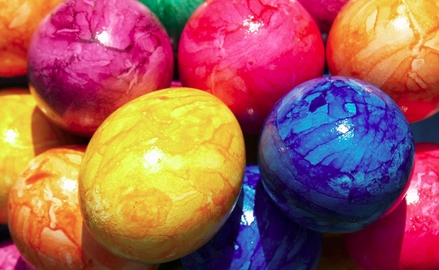
%> input picture pic1.jpg, 439 x 270 px
$ octave textlast.m   (GNU Octave 9; MATLAB toolbox functions it lacks are replaced by stand-ins)
%> lines starting %> are read from the running program, lines starting %| are printed output that depends on the picture

%cover image
clear all;
close all;
clc;
a1=imread('pic1.jpg');
%> a1 is the input picture: size 270x439x3 uint8; mean R, G, B 161.2, 91.8, 87.6
figure(),imshow(a1),title('cover image');
a=a1(:,:,1);
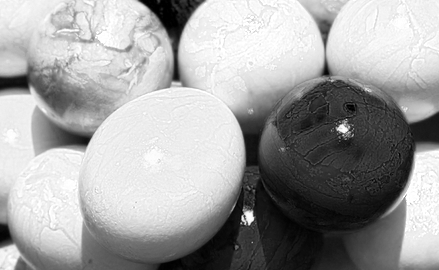
%> a: size 270x439 uint8; min 0, max 255, mean 161.2
t1=a1(:,:,2);
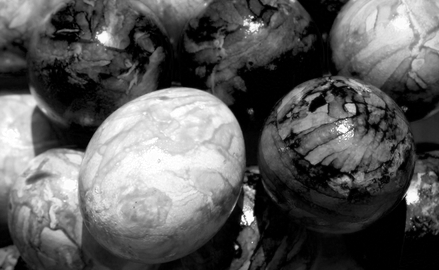
%> t1: size 270x439 uint8; min 0, max 255, mean 91.8
t2=a1(:,:,3);
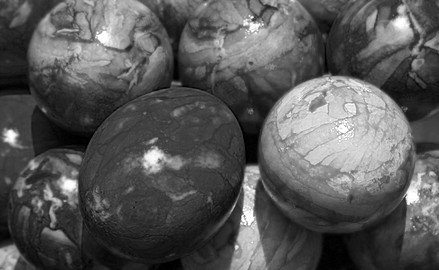
%> t2: size 270x439 uint8; min 0, max 255, mean 87.6
%a=rgb2gray(a1);
[r,c]=size(a);
%> r = 270; c = 439
a=im2double(a);
%> a: size 270x439 double
a=a*255;
b=8;
n1=(floor(r/(b)))*b;
%> n1 = 264
n2=(floor(c/b))*b;
%> n2 = 432
a=imresize(a,[n1,n2]);
%> a: size 264x432 double
t1=imresize(t1,[n1,n2]);
%> t1: size 264x432 uint8
t2=imresize(t2,[n1,n2]);
%> t2: size 264x432 uint8
I=a;
z=zeros(n1,n2);

for i=1:b:n1
    for j=1:b:n2
      f=I(i:i+b-1,j:j+b-1);
      f1=dct2(f);
      z(i:i+b-1,j:j+b-1)=f1;
    end
end
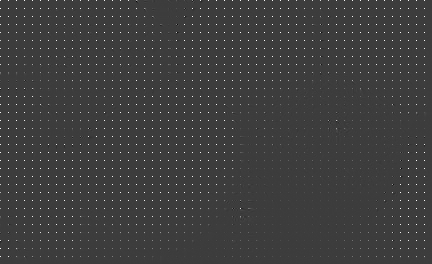
%> z: size 264x432 double; min -636.7, max 2026.3, mean 20.3; drawn with min black and max white
figure(2),imshow(z/255);
%> after `imshow(z/255)`:
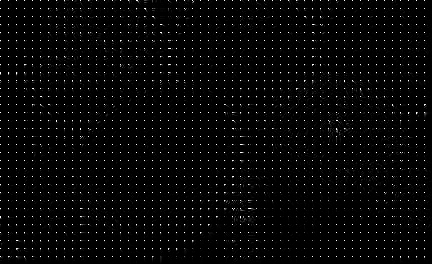
%> displayed picture: size 264x432, on the screen's scale of 0 to 255; min 0, max 255, mean 6.4

quantization_table = [
 16  11  10  16  24   40   51   61;
 12  12  14  19  26   58   60   55;
 14  13  16  24  40   57   69   56;
 14  17  22  29  51   87   80   62;
 18  22  37  56  68   109  103  77;
 24  35  55  64  81   104  113  92;
 49  64  78  87  103  121  120  101;
 72  92  95  98  112  100  103  99
    ];

quant1=zeros(n1,n2);

    for i=1:b:n1
        for j=1:b:n2
            for ii=1:b
                for jj=1:b
                    aa=z(i+ii-1,j+jj-1);
                    quant1(i+ii-1,j+jj-1)=(aa/quantization_table(ii,jj));
                end
            end
        end
    end
    quant=round(quant1);
%figure(3),imshow(quant/255);

%secret text

%> (the run ends here)
